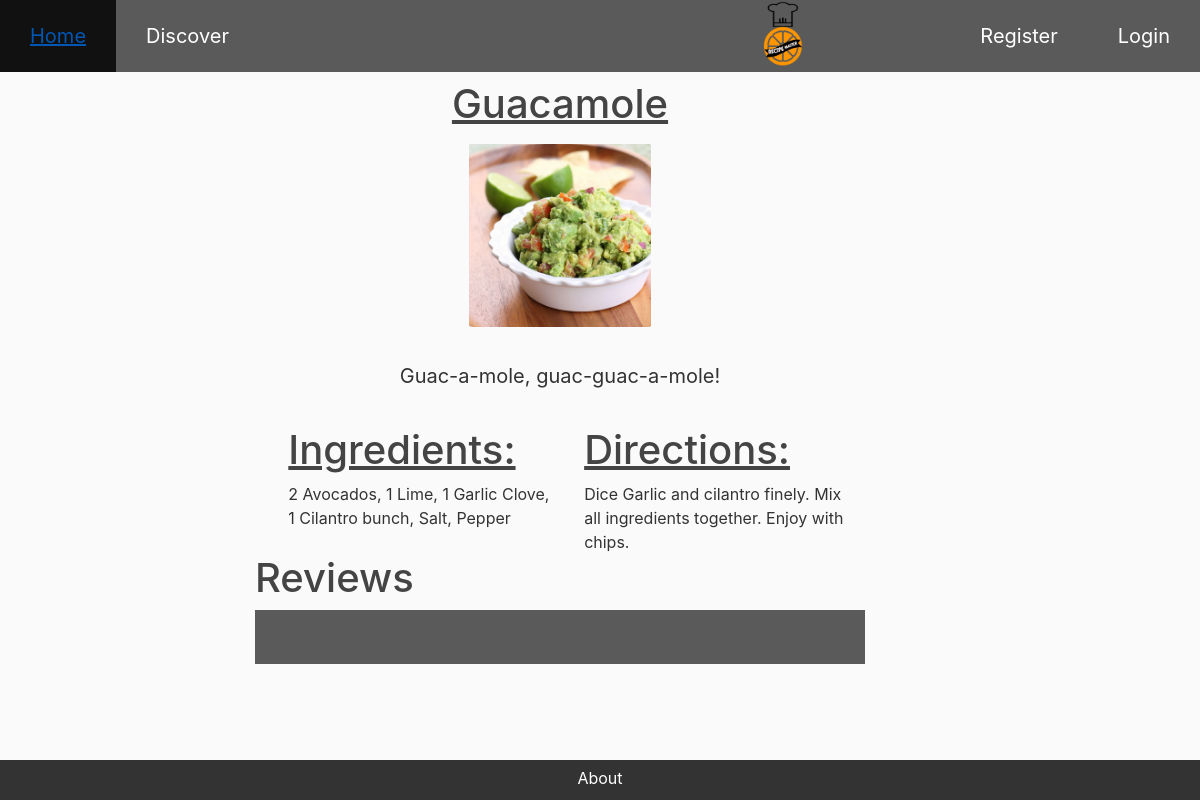
Page /recipe/1/ on the committed database.
### master_app/models.py (models this page shows, shortened)
class Recipe(models.Model):
    recipe_name = models.CharField(max_length=100)
    country = models.CharField(max_length=100, default='')
    category_choices = ((1, 'Vegan'), (2, 'Keto'), (3, 'Paleo'), (4, 'Vegetarian'), (5, 'General'))
    category = models.PositiveSmallIntegerField('Category', blank=False, default = 5, choices = category_choices)
    description = models.CharField(max_length=200, default='')
    calories = MinMaxFloat(min_value=0.0, max_value=10000.0, default=0.0)
    meal_PrepTime_Minutes= MinMaxFloat(min_value=5.0, max_value=10000.0)
    image = models.ImageField(default='food_default.jpg', upload_to='recipe_pics')
    ingredients_list = models.TextField(max_length=500, default='')
    instructions = models.TextField(max_length=1000, default='')
    date_posted = models.DateTimeField(default=timezone.now)
    recipe_creator = models.ForeignKey(User, on_delete=models.CASCADE)

### master_app/views.py (the view)
# urls.py: path('recipe/<pk>/', RecipeDetailView.as_view(), name='recipe-detail'),
class RecipeDetailView(DetailView):
    model = Recipe

### master_app/templates/master_app/recipe_detail.html (shortened to what this page needs)
{% extends "master_app/base.html" %}
{% load crispy_forms_tags %}
{% block content %}
<!DOCTYPE html>
<html>
<head>
</head>
<body>
	<class="bodyNotNav">
	<div class="text-center recipeTitle">
		<h1 class="article-title"><u>{{ object.recipe_name }}</u></h1>
			<div class="titlePicAndSum">
				<div class="text-center">
					<img id="recipePicture" src="{{ object.image.url }}" "rounded center" alt="..." width="30%" height="30%">
				</div>
			</div>
	</div>
	<div class="summary">
		<div class="text-center">
			{{ object.description }}
		</div>
	</div>
    <div class="howTo">
	<div class="container">
	  <div class="row">
	    <div class="col">
	    	<h2><u>Ingredients:</u></h2>
				{{object.ingredients_list}}
		</div>
	    <div class="col">
	    	<h2><u>Directions:</u></h2>
				{{object.instructions}}
	    </div>
	  </div>
	</div>
	</div>
	<h2>Reviews</h2>
	<ul>
	</ul>
	</class="bodyNotNav">
</body>
</html>
{% endblock content %}

### master_app/static/master_app/main.css (style rules this page uses)
body { background: #fafafa; color: #333333; margin-top: 5rem; }
h1, h2, h3, h4, h5, h6 { color: #444444; }
ul { margin: 0; }
.article-title { color: #444444; }

### master_app/templates/master_app/base.html (style rules this page uses)
ul { height: 10%; list-style-type: none; margin: 0; padding: 0; overflow: hidden; background-color: rgba(51,51,51,0.8); }

### master_app/templates/master_app/recipe_detail.html (style rules this page uses)
#recipePicture { border-radius: 1%; }
.summary { padding: 3%; }
h2 { font-size: 40px; }
.summary { font-size: 20px; }
.howTo { margin-left: 3%; }
body { margin-left: 20%; }

### rows in the picture
Recipe: recipe_name "Guacamole", image (picture), description "Guac-a-mole, guac-guac-a-mole!", ingredients_list "2 Avocados, 1 Lime, 1 Garlic Clove, 1 Cilantro bunch, Salt, Pepper", instructions "Dice Garlic and cilantro finely. Mix all ingredients together. Enjoy with chips."
